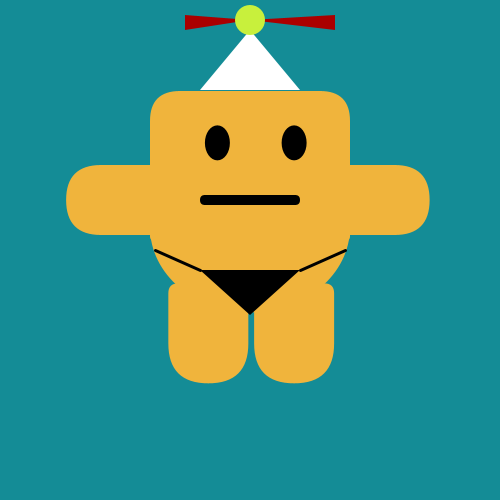
Frame 1 (no input)
Frame 60 (the mouse pressed at the canvas centre just before this capture): identical to frame 1, image omitted
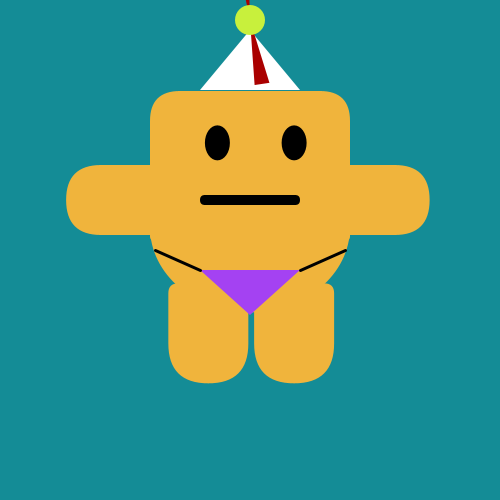
Frame 120 (the mouse held since frame 60 and released just before this capture)

The Processing sketch that drew these frames (run headless with seeded random() and noise(); from frame 60 on, the mouse is pressed at the canvas centre):

// Processing sketch: CharacterAnimation
// ── CharacterAnimation.pde
int size = 200;
int eyeSize = 25;
int feetSize=80;
int armSize = 70;
color value;
int trianglex= 250, triangley= 20;

void setup() {
  size(500, 500);
  value = 0;
}  

void draw() {
  background(20, 140, 150);
  rectMode(CENTER);
  noStroke();

  //head
  fill(240, 180, 60);
  rect(width/2, height/3, size, size-50, 30, 30, 5, 5);


  //hat
  fill(255);
  triangle(200, 90, 300, 90, 250, 30);

  pushMatrix();
  translate(trianglex, triangley);
  rotate(degrees(mouseX));
  fill(170, 0, 0);
  triangle(0, 0, 0-65, 0-5, 0-65, 0+10); //turning crank (left triangle)
  fill(170, 0, 0);
  triangle(0, 0, 0+85, 0-5, 0+85, 0+10); //turning crank (right triangle)
  popMatrix();

  fill(200, 240, 60);
  ellipse(250, 20, 30, 30);

  //eyes
  fill(0);
  ellipse(width/2.3, height/3.5, eyeSize, eyeSize+10);
  ellipse(width/1.7, height/3.5, eyeSize, eyeSize+10);

  //fill(255);
  //ellipse(mouseX, mouseY, eyeSize-15, eyeSize-15);

  //mouth
  fill(0);
  rect(width/2, height/2.5, feetSize+20, feetSize-70, 50, 50, 50, 50);

  //tongue


  //legs
  fill(240, 180, 60);
  rect(width/2.4, height/1.5, feetSize, feetSize+20, 10, 10, 50, 50);
  rect(width/1.7, height/1.5, feetSize, feetSize+20, 10, 10, 50, 50);

  //arms
  fill(240, 180, 60);
  rect(width/4.5, height/2.5, armSize+20, armSize, 50, 0, 0, 50);
  rect(width/1.3, height/2.5, armSize+20, armSize, 0, 50, 50, 0);

  //body

  fill(240, 180, 60);
  arc(width/2, height/2.2, size, size-30, 0, PI, PIE);

  //underwear
  fill(value);
  triangle(200, 270, 300, 270, 250, 315);
  stroke(1);
  strokeWeight(3);
  fill(240, 70, 60);
  line(200, 270, 155, 250);
  line(300, 270, 345, 250);
}
void mousePressed() {

  value = color (random(0, 255), random(0, 255), random(0, 255));
}
